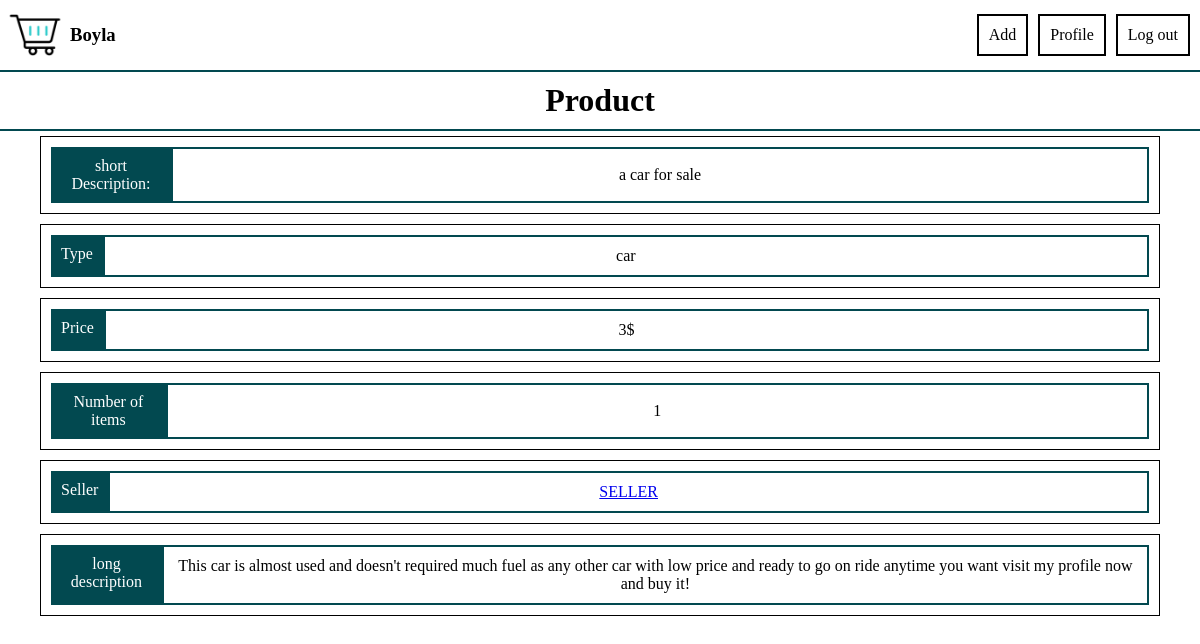
/details/6 (signed in), run on the app's committed database.
### tables this page shows
CREATE TABLE products(id INTEGER , type TEXT NOT NULL , price NUMERIC NOT NULL ,description TEXT NOT NULL , product_header TEXT NOT NULL , number INTEGER NOT NULL, date NUMERIC NOT NULL,  PRIMARY KEY(id));

### app.py (the view)
@app.route("/details/<number>")
@login_required
def details(number):
   product = db.execute("SELECT * FROM products WHERE id = ? LIMIT 1" , number)
   person_selling = db.execute("SELECT user_id FROM connect WHERE product_id = ?" , number)[0]["user_id"]
   return render_template("details.html" , product_id = number , person_selling = person_selling , products = product)

### sub_library.py (called while the page is built)
def login_required(f):
    @wraps(f)
    def log(*args , **kwargs):
        if session.get("exist") == False or not session.get("exist"):
            return redirect("/login")
        return f(*args , **kwargs)
    return log

### templates/details.html (shortened to what this page needs)
{% extends "blueprint.html"%}
{% block main %}
<main class = "profile_main">
    <h1>Product</h1>
    <div class = "center">
    <div  id = "detalis_main_div">
        <div class = "info_div" id = "details_div">
            {%for product in products%}
            <div>
                <span class = "span_before">short Description:</span>
                <div>
                    <p>{{product.product_header}}</p>
                </div>
            </div>
            <div>
                <span class = "span_before">Type</span>
                <div>
                    <p>{{product.type}}</p>
                </div>
            </div>
            <div>
                <span class = "span_before">Price</span>
                <div>
                    <p>{{product.price}}$</p>
                </div>
            </div>
            <div>
                <span class = "span_before">Number of items</span>
                <div>
                    <p>{{product.number}}</p>
                </div>
            </div>
            <div>
                <span class = "span_before">Seller</span>
                <div>
                    <a href = "/profile/{{person_selling}}">SELLER</a>
                </div>
            </div>
            <div style = "margin-bottom:10px;" class = "class_solve">
                <span class = "span_before" >long description</span>
                <div class = "class_solve">
                    <p class = "class_solve"> {{product.description}}</p>
                </div>
            </div>
        </div>
        {%endfor%}
    </div>
    </div>
</main>
{%endblock%}

### static/styles.css (style rules this page uses)
:root { --theme : #024950 }
body , html { padding:0px; margin:0px; }
.profile_main > h1 , #add_main > h1 , #product_main > h1 { border-bottom:2px var(--theme) solid; text-align:center; padding:10px 0px; margin:0px; }
.info_div { display:grid; width:fit-content; }
.info_div > div { display:flex; flex-direction:row; margin-top:10px; border:1px black solid; height:fit-content; padding:10px; margin:5px 10px; }
.span_before { display:block; background-color:var(--theme); text-align:center; padding:10px; color:white; }
.info_div div p { text-align: center; width: 100%; margin: 0px; }
.info_div div > div { text-align: center; width: 100%; margin:0; display:flex; flex-direction:column; justify-content:center; border: 2px var(--theme) solid; padding: 10px; }
#other_body { display:grid; grid-template-rows:0fr 1fr 0fr; }
.class_solve { text-wrap:wrap }
#detalis_main_div { margin:0px 30px; width:fit-content; }
#details_div { display:grid; }
.center { display:flex; justify-content:center; }

### data on the page
products: product_header "a car for sale", type "car", price "3", number "1", description "This car is almost used and doesn't required much fuel as any other car with low price and ready to go on ride anytime you want visit my profile now and buy it!"
